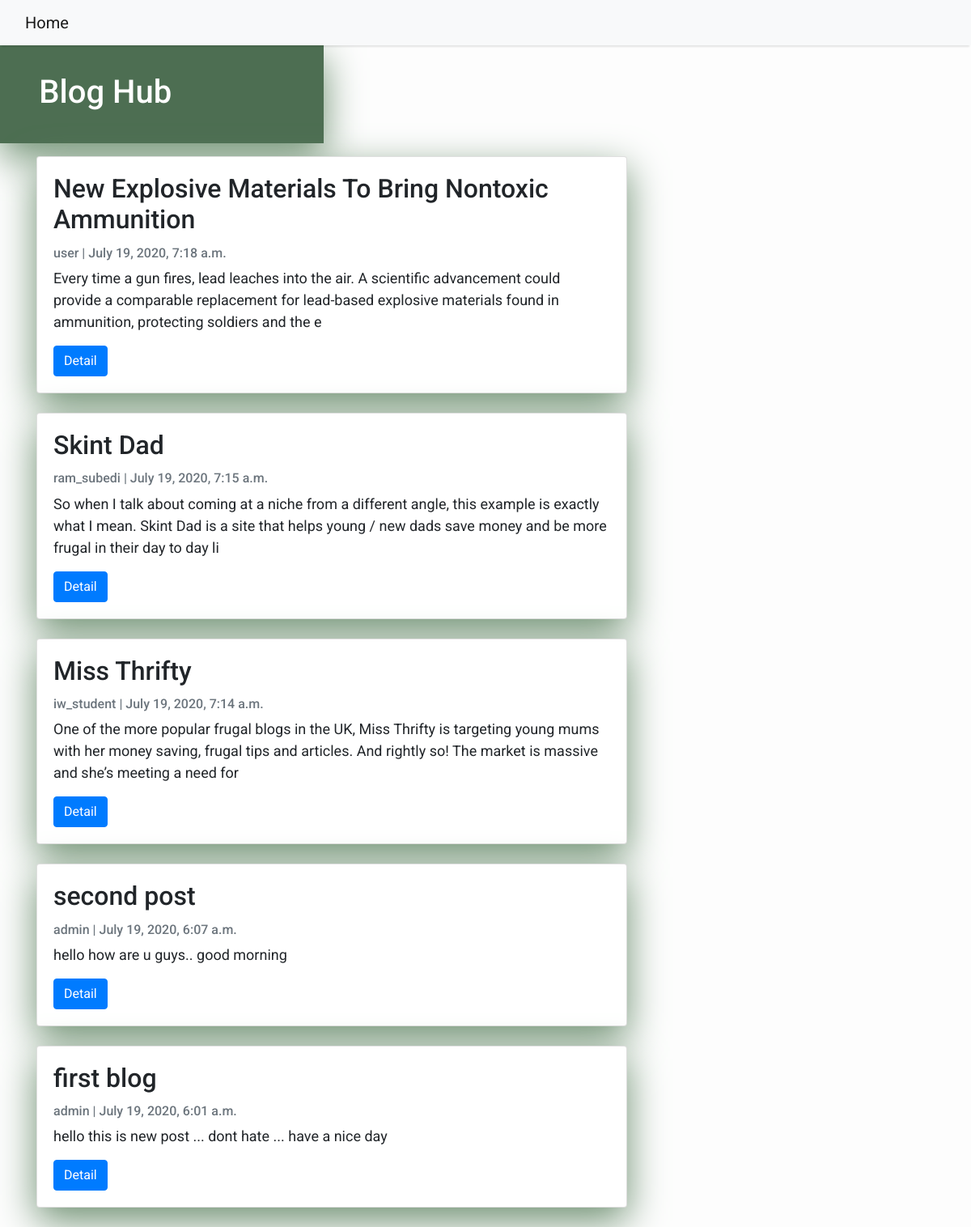
The page / on the database its author committed.
### blog/models.py (models this page shows, shortened)
class Post(models.Model):
    title = models.CharField(max_length=200, unique=True)
    slug = models.SlugField(max_length=200, unique=True)
    author = models.ForeignKey(User, on_delete= models.CASCADE,related_name='blog_posts')
    updated_on = models.DateTimeField(auto_now= True)
    content = models.TextField()
    created_on = models.DateTimeField(auto_now_add=True)
    status = models.IntegerField(choices=STATUS, default=1)
    class Meta:
        ordering = ['-created_on']

### blog/views.py (the view)
# urls.py: path('', PostList.as_view(), name='home'),
class PostList(generic.ListView):
    queryset = Post.objects.filter(status=1).order_by('-created_on')
    template_name = 'index.html'

### templates/index.html (shortened to what this page needs)
{% extends "base.html" %}
{% block content %}
<header class="masthead">
    <div class="container">
        <div class="row">
            <div class=" col-md-8 col-md-10 mx-auto">
                <div class="site-heading">
                    <h1 class=" site-heading my-4 mt-3 text-white"> Blog Hub </h1>
                </div>
            </div>
        </div>
    </div>
</header>
<div class="container">
    <div class="row">
        <div class="col-md-8 mt-3 left">
            {% for post in post_list %}
            <div class="card mb-4">
                <div class="card-body">
                    <h2 class="card-title">{{ post.title }}</h2>
                    <p class="card-text text-muted h6">{{ post.author }} | {{ post.created_on}} </p>
                    <p class="card-text">{{post.content|slice:":200" }}</p>
                    <a href="{% url 'post_detail' post.slug  %}" class="btn btn-primary">Detail</a>
                </div>
            </div>
            {% endfor %}
        </div>
    </div>
</div>
{%endblock%}

### templates/base.html (shortened to what this page needs)
<!DOCTYPE html>
<html>
    <head>
        <link rel="stylesheet" href="https://maxcdn.bootstrapcdn.com/bootstrap/4.0.0/css/bootstrap.min.css"
 />
    </head>
    <body>
        <nav class="navbar navbar-expand-lg navbar-light bg-light shadow" id="mainNav">
            <div class="container-fluid">
                <a class="navbar-brand" href="{% url 'home' %}">Home</a>
            </div>
        </nav>
        {% block content %}{% endblock content %}
    </body>
</html>

### templates/base.html (style rules this page uses)
body { font-family: "Roboto", sans-serif; font-size: 17px; background-color: #fdfdfd; }
.shadow { box-shadow: 0 4px 2px -2px rgba(0, 0, 0, 0.1); }
.masthead { background:#4d6e52; height: auto; width: 400px; padding-bottom: 15px; box-shadow: 0 16px 48px #6d8f70; padding-top: 10px; }

### templates/index.html (style rules this page uses)
body { font-family: "Roboto", sans-serif; font-size: 18px; background-color: #fdfdfd; }
.card { box-shadow: 0 16px 48px #6d8f70; }

### rows shown on the page
Post: title "New Explosive Materials To Bring Nontoxic Ammunition", author "user", created_on "July 19, 2020, 7:18 a.m.", content "Every time a gun fires, lead leaches into the air. A scientific advancement could provide a comparable replacement for lead-based explosive materials found in ammunition, protecting soldiers and the e"
Post: title "Skint Dad", author "ram_subedi", created_on "July 19, 2020, 7:15 a.m.", content "So when I talk about coming at a niche from a different angle, this example is exactly what I mean. Skint Dad is a site that helps young / new dads save money and be more frugal in their day to day li"
Post: title "Miss Thrifty", author "iw_student", created_on "July 19, 2020, 7:14 a.m.", content "One of the more popular frugal blogs in the UK, Miss Thrifty is targeting young mums with her money saving, frugal tips and articles. And rightly so! The market is massive and she’s meeting a need for"
Post: title "second post", author "admin", created_on "July 19, 2020, 6:07 a.m.", content "hello how are u guys.. good morning"
Post: title "first blog", author "admin", created_on "July 19, 2020, 6:01 a.m.", content "hello this is new post ... dont hate ... have a nice day"
